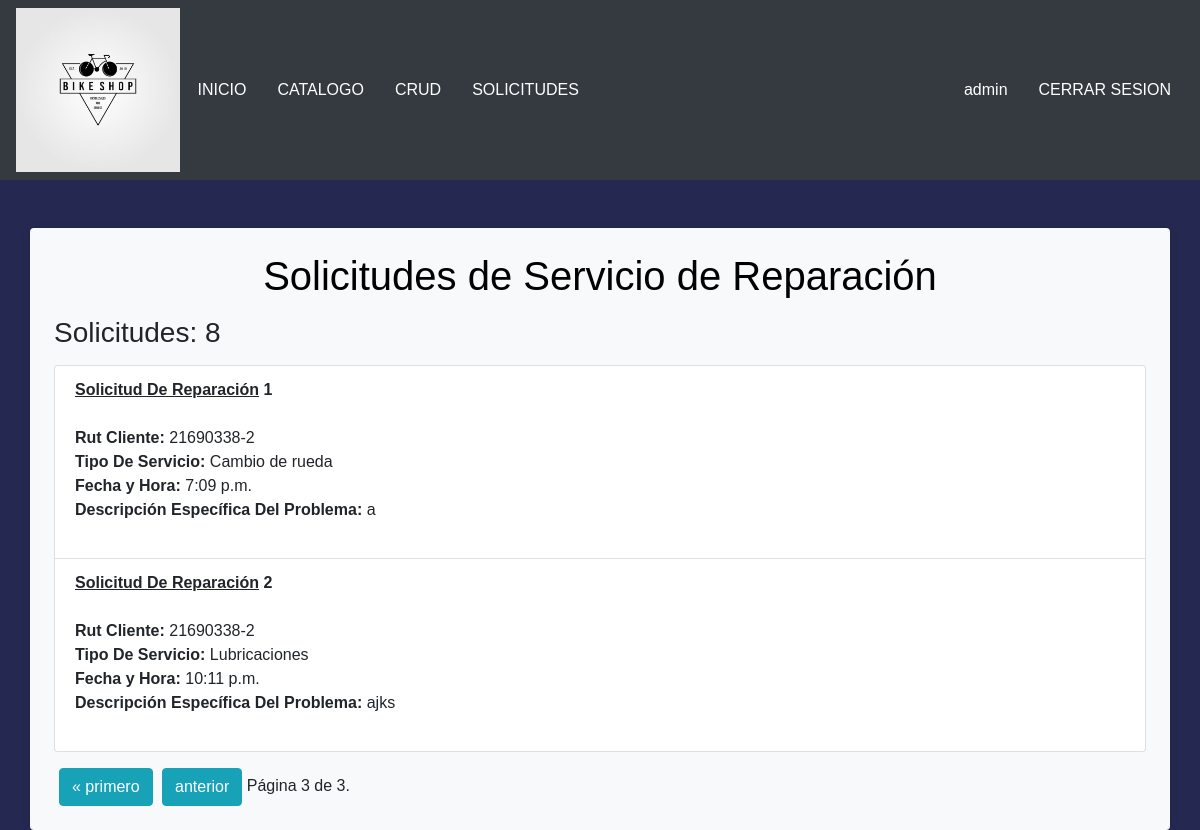
Before: /solicitudes/?page=3 (signed in) with the older database file.
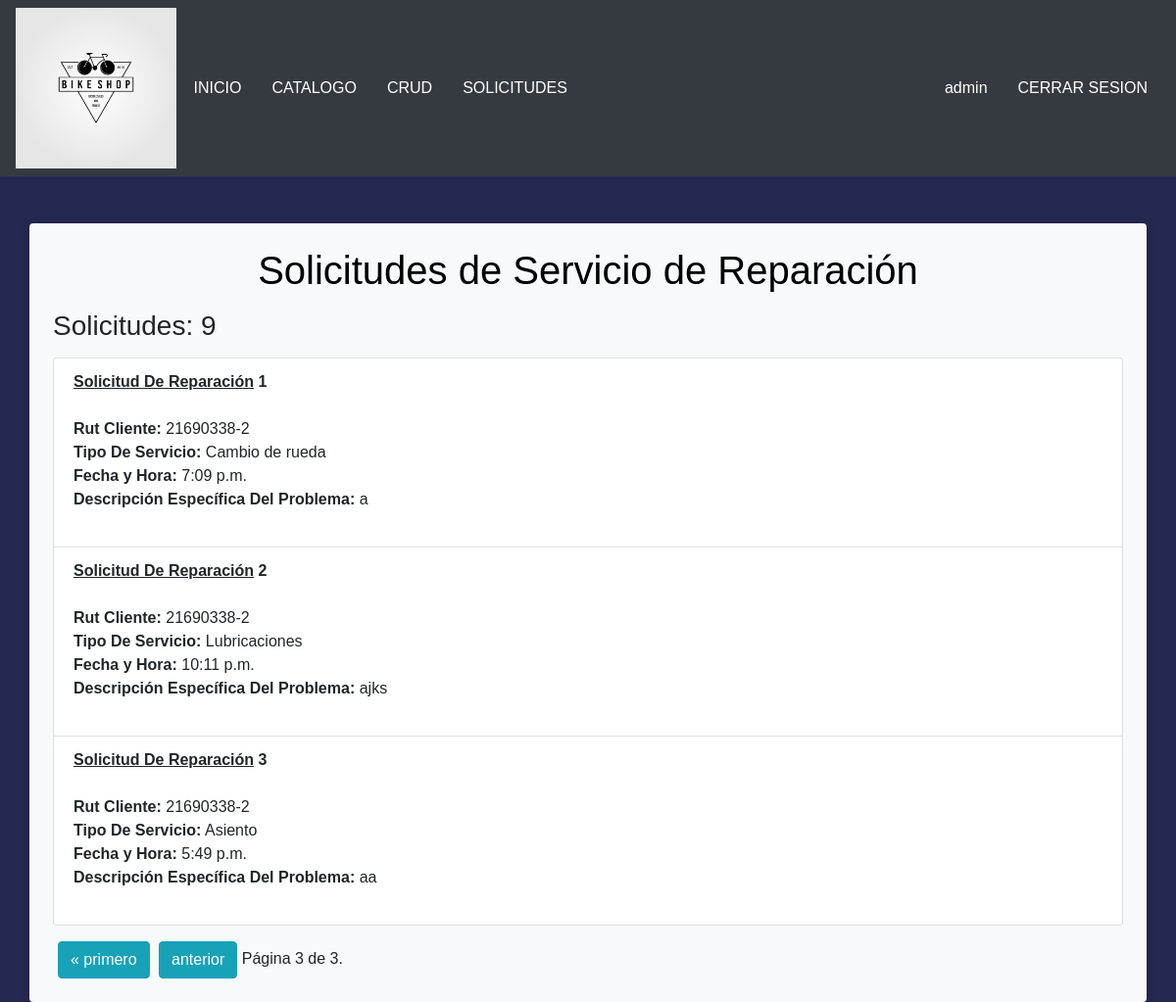
After: the same page with the newer database file.
### alumnos/models.py (models this page shows, shortened)
class Reparacion(models.Model):
    id_reparacion = models.AutoField(primary_key=True)
    rut = models.CharField(max_length=100)
    servicio = models.CharField(max_length=100)
    hora_entrega = models.TimeField()
    descripcion = models.CharField(max_length=255)
    estado = models.ForeignKey(Estado, on_delete=models.CASCADE, db_column='id_estado')
    usuario = models.ForeignKey(Cliente, on_delete=models.CASCADE, db_column='id_cliente')

### alumnos/views.py (the view)
# urls.py: path('solicitudes/', views.lista_solicitudes, name='solicitudes'),
def lista_solicitudes(request):
    if request.user.is_staff == False:
        return redirect(index)
    solicitudes_list = Reparacion.objects.all()
    paginator = Paginator(solicitudes_list, 3)  # Número de objetos por página
    page_number = request.GET.get('page')
    solicitudes_reparacion = paginator.get_page(page_number)
    total_solicitudes = solicitudes_list.count()
    return render(request, 'alumnos/solicitudes.html', {
        'solicitudes_reparacion': solicitudes_reparacion,
        'total_solicitudes': total_solicitudes,
    })

### alumnos/templates/alumnos/solicitudes.html (shortened to what this page needs)
{% extends "alumnos/base.html" %}
{% block content %}
<div class="container bg-light rounded p-4 mt-4">
    <h1 class="text-center titulo-reparacion">Solicitudes de Servicio de Reparación</h1>
    <div id="contenedorSolicitudes" class="mt-3">
        <h3>Solicitudes: {{ total_solicitudes }}</h3>
    </div>
    <ul id="listaSolicitudes" class="list-group mt-3">
        {% for solicitud in solicitudes_reparacion %}
            <li class="list-group-item">
                <strong><u>Solicitud De Reparación</u> {{ forloop.counter }}</strong><br><br>
                <b>Rut Cliente:</b> {{ solicitud.rut }}<br>
                <b>Tipo De Servicio:</b> {{ solicitud.servicio }}<br>
                <b>Fecha y Hora:</b> {{ solicitud.hora_entrega }}<br>
                <b>Descripción Específica Del Problema:</b> {{ solicitud.descripcion }}<br>
                <br>
            </li>
        {% endfor %}
    </ul>
    <div class="pagination mt-3">
        <span class="step-links">
            {% if solicitudes_reparacion.has_previous %}
                <a href="?page=1" class="btn btn-info" style="text-decoration: none;">&laquo; primero</a>
                <a href="?page={{ solicitudes_reparacion.previous_page_number }}" class="btn btn-info" style="text-decoration: none;">anterior</a>
            {% endif %}
            <span class="current">
                Página {{ solicitudes_reparacion.number }} de {{ solicitudes_reparacion.paginator.num_pages }}.
            </span>
        </span>
    </div>
</div>
{% endblock %}

### alumnos/templates/alumnos/base.html (shortened to what this page needs)
{% load static %}
<!DOCTYPE html>
<html lang="en">
  <head>
    <link rel="stylesheet" href="https://cdn.jsdelivr.net/npm/bootstrap@4.6.2/dist/css/bootstrap.min.css" />
    <link rel="stylesheet" type="text/css" href="{% static 'css/index.css' %}" />
    <link rel="stylesheet" href="https://unpkg.com/leaflet@1.7.1/dist/leaflet.css" />
    <link rel="stylesheet" href="{% static 'css/arrendar.css' %}">
    <link rel="stylesheet" type="text/css" href="{% static 'css/style_form.css' %}">
    <link rel="stylesheet" type="text/css" href="{% static 'css/style_reparaciones.css' %}" />
    <link rel="stylesheet" href="{% static 'css/style_botones.css' %}" />
    <link rel="stylesheet" href="{% static 'css/style_carrito.css' %}">
    <link rel="stylesheet" href="{% static 'css/perfil.css' %}">
  </head>
  <body>
    <nav class="navbar navbar-expand-lg navbar-dark bg-dark">
      <div class="logo">
        <a href="/" style="margin: 0 !important;">
          <img src="{% static 'img/logo_bici.png' %}" alt="" class="img-fluid" />
        </a>
      </div>
      <div class="collapse navbar-collapse" id="navbarNav">
        <ul class="navbar-nav">
          <li class="nav-item active">
            <a class="btn" href="/">INICIO<span class="sr-only">(current)</span></a>
          </li>
          <li class="nav-item active">
            <a class="btn" href="{% url 'catalogo' %}">CATALOGO</a>
          </li>
          {% if user.is_staff %}
          <li class="nav-item active">
            <a class="btn" href="{% url 'bicicleta_list' %}">CRUD</a>
          </li>
          <li class="nav-item active">
            <a class="btn" href="{% url 'solicitudes' %}">SOLICITUDES</a>
          </li>
          {% endif %}
        </ul>
        <ul class="navbar-nav ml-auto">
          {% if nombre_usuario != None and request.user.is_authenticated == False %}
            <li class="nav-item active">
              <a class="btn" href="{% url 'ver_carrito' %}"><svg version="1.1" xmlns="http://www.w3.org/2000/svg" width="32" height="32" viewBox="0 0 32 32">
                <path d="M12 29c0 1.657-1.343 3-3 3s-3-1.343-3-3c0-1.657 1.343-3 3-3s3 1.343 3 3z"></path>
                <path d="M32 29c0 1.657-1.343 3-3 3s-3-1.343-3-3c0-1.657 1.343-3 3-3s3 1.343 3 3z"></path>
                <path d="M32 16v-12h-24c0-1.105-0.895-2-2-2h-6v2h4l1.502 12.877c-0.915 0.733-1.502 1.859-1.502 3.123 0 2.209 1.791 4 4 4h24v-2h-24c-1.105 0-2-0.895-2-2 0-0.007 0-0.014 0-0.020l26-3.98z"></path>
                </svg></a>
            </li>
            <li class="nav-item active">
              <a class="btn " href="{% url 'perfil' %}">{{nombre_usuario}}</a>
            </li>
            <li class="nav-item active">
              <a class="btn" href="{% url 'cerrar_sesion' %}">CERRAR SESION</a>
            </li>
          {% elif user.is_staff %}
          <li class="nav-item active">
            <a class="btn " href="{% url 'perfil' %}">{{user}}</a>
          </li>
          <li class="nav-item active">
            <a class="btn" href="{% url 'cerrar_sesion' %}">CERRAR SESION</a>
          </li>
          {% endif %}
        </ul>
      </div>
    </nav>
    <br>
    {% block content %}{% endblock %}
  </body>
</html>

### alumnos/static/css/index.css (style rules this page uses)
.btn { color: white; }
.logo { margin: 0; padding: 0; width: 3%; height: 10%; }
@media only screen  and (min-device-width:200px) and (max-device-width:1000px) { .logo { height: 15%; width: 14%; } }
a { margin-left: 5px !important; }
body { background-color: #252850; }
a { color: white; font-family: 'Franklin Gothic Medium', 'Arial Narrow', Arial, sans-serif; }
.titulo-reparacion { color: black; }
.container.bg-light { background-color: rgba(255, 255, 255, 0.8); box-shadow: 0 0 10px rgba(0, 0, 0, 0.1); }

### alumnos/static/css/style_reparaciones.css (style rules this page uses)
body { font-family: Arial, sans-serif; }

### alumnos/static/css/perfil.css (style rules this page uses)
h1, p { color: white; }

Changed rows visible on the page:
added Reparacion: rut "21690338-2", servicio "Asiento", hora_entrega "5:49 p.m.", descripcion "aa"
Other visible differences:
{{ total_solicitudes }}: "8" → "9"
